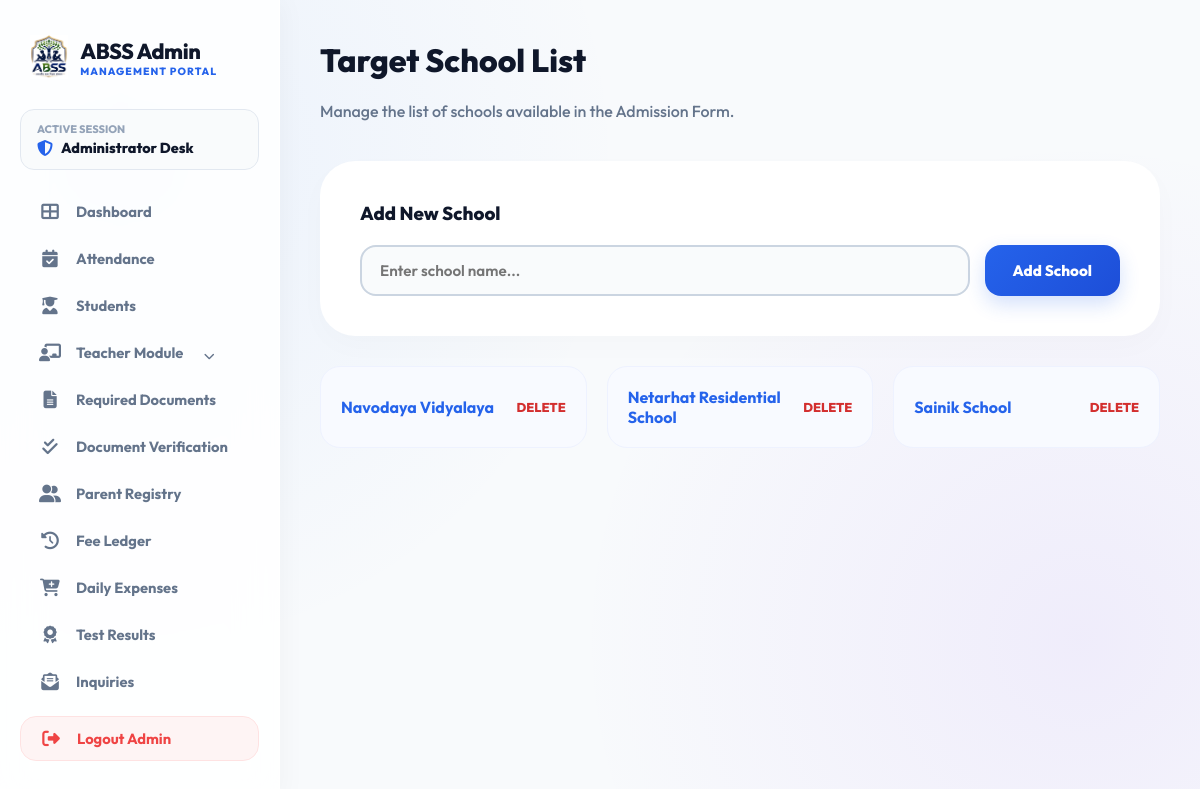
The page /admin/schools.php (signed in) on the database its author committed.
### tables this page shows
CREATE TABLE `schools` (
  `id` int(11) NOT NULL,
  `school_name` varchar(150) NOT NULL,
  `created_at` timestamp NOT NULL DEFAULT current_timestamp()
);

### admin/schools.php (the view, shortened to what this page needs)
<?php
require_once 'includes/auth.php';
$schools = $conn->query("SELECT * FROM schools ORDER BY school_name ASC");
?>
<!DOCTYPE html>
<html lang="en">
<head>
    <?php include 'includes/head_css.php'; ?>
</head>
<body>
    <?php include 'includes/sidebar.php'; ?>
    <main class="main-content">
        <header style="margin-bottom: 40px;">
            <h1>Target School List</h1>
            <p>Manage the list of schools available in the Admission Form.</p>
        </header>
        <div class="manage-section">
            <h3 style="margin-bottom: 20px;">Add New School</h3>
            <form action="" method="POST" style="display: flex; gap: 15px;">
                <div class="portal-input-group" style="flex: 1; margin-bottom: 0;">
                    <input type="text" name="school_name" placeholder="Enter school name..." required>
                </div>
                <button type="submit" name="add_school" class="btn-portal">Add School</button>
            </form>
        </div>
        <div class="schools-list">
            <?php if ($schools && $schools->num_rows > 0): ?>
                <?php while($row = $schools->fetch_assoc()): ?>
                <div class="school-card">
                    <span><?php echo htmlspecialchars($row['school_name']); ?></span>
                    <a href="?delete=<?php echo $row['id']; ?>" class="delete-link" onclick="return confirm('Delete this school?')">DELETE</a>
                </div>
                <?php endwhile; ?>
            <?php else: ?>
                <p style="color: #888;">No schools added yet.</p>
            <?php endif; ?>
        </div>
    </main>
</body>
</html>

### admin/includes/head_css.php (style rules this page uses)
:root { --portal-blue: #2563eb; --portal-blue-dark: #1d4ed8; --portal-dark: #0f172a; --sidebar-width: 280px; --glass-bg: rgba(255, 255, 255, 0.82); --glass-border: rgba(255, 255, 255, 0.8); --glass-shadow: 0 10px 30px rgba(15, 23, 42, 0.04), inset 0 1px 0 rgba(255, 255, 255, 0.6); --radius-lg: 24px; --radius-md: 16px; --radius-sm: 12px; }
* { box-sizing: border-box; }
body { background: radial-gradient(circle at 10% 20%, rgba(59, 130, 246, 0.07) 0%, transparent 40%), radial-gradient(circle at 90% 80%, rgba(124, 58, 237, 0.07) 0%, transparent 40%), #f8fafc; color: #334155; font-family: 'Outfit', sans-serif; display: flex; min-height: 100vh; overflow-x: hidden; margin: 0; }
.main-content { margin-left: var(--sidebar-width); flex: 1; padding: 40px; box-sizing: border-box; max-width: 1400px; }
h1, h2, h3, h4 { font-family: 'Outfit', sans-serif; font-weight: 800; color: var(--portal-dark); margin-top: 0; }
p { color: #64748b; font-weight: 500; }
.portal-input-group { margin-bottom: 20px; }
.portal-input-group input, .portal-input-group select, .portal-input-group textarea, .form-control { width: 100%; padding: 14px 18px; border-radius: var(--radius-md); border: 2px solid #cbd5e1; font-family: inherit; font-size: 0.95rem; font-weight: 600; color: #1e293b; transition: all 0.25s ease; background: rgba(248, 250, 252, 0.8); outline: none; box-sizing: border-box; }
.btn-portal { background: linear-gradient(135deg, var(--portal-blue), var(--portal-blue-dark)); color: #ffffff; padding: 14px 28px; border-radius: var(--radius-md); border: none; font-weight: 800; font-size: 0.95rem; cursor: pointer; transition: all 0.25s ease; font-family: 'Outfit'; display: inline-flex; align-items: center; justify-content: center; gap: 8px; box-shadow: 0 8px 20px rgba(37, 99, 235, 0.2); }

### admin/schools.php (style rules this page uses)
.manage-section { background: #fff; padding: 40px; border-radius: 35px; box-shadow: 0 10px 30px rgba(0,0,0,0.02); margin-bottom: 30px; }
.schools-list { display: grid; grid-template-columns: repeat(auto-fill, minmax(250px, 1fr)); gap: 20px; }
.school-card { background: #f8faff; padding: 20px; border-radius: 20px; display: flex; justify-content: space-between; align-items: center; border: 1px solid #eef2ff; }
.school-card span { font-weight: 700; color: var(--portal-blue); }
.delete-link { color: #d32f2f; font-weight: 800; text-decoration: none; font-size: 0.8rem; }

### rows shown on the page
schools: school_name "Navodaya Vidyalaya"
schools: school_name "Netarhat Residential School"
schools: school_name "Sainik School"
